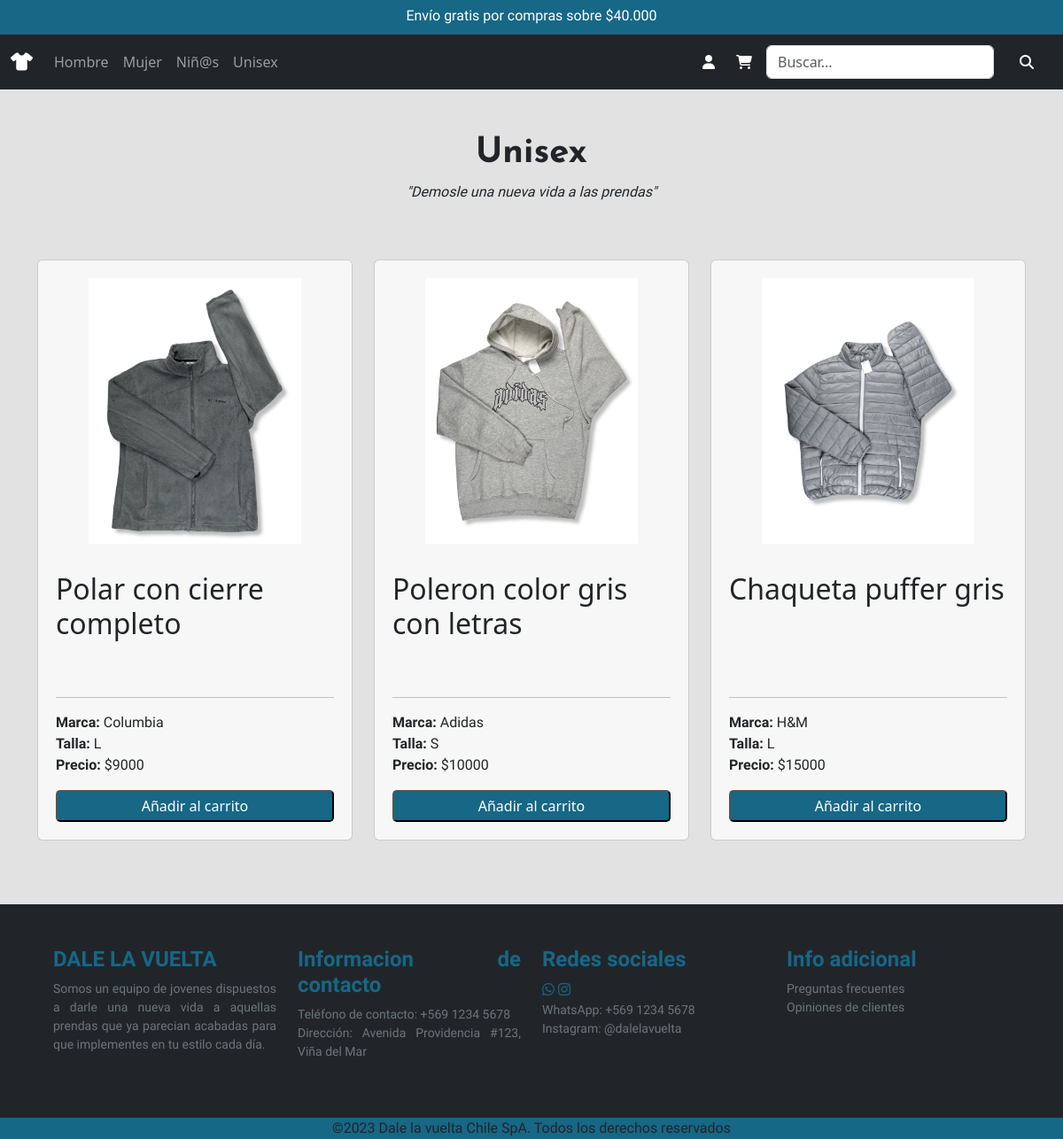
Screenshot of /unisex/ with the database file from the repository.
### venta/models.py (models this page shows, shortened)
class Producto(models.Model):
    id_producto     = models.BigAutoField(db_column='idProducto', primary_key=True)
    id_categoria    = models.ForeignKey('Categoria', on_delete=models.CASCADE, db_column='idCategoria')
    nombre          = models.CharField(max_length=25)
    marca           = models.CharField(max_length=25)
    descripcion     = models.CharField(max_length=200)
    talla           = models.CharField(max_length=4)
    precio          = models.IntegerField()
    stock           = models.IntegerField()
    imagen          = models.ImageField(upload_to='productos/', null=True)

### venta/views.py (the view)
# urls.py: path('unisex/',views.unisex_view,name='unisex'),
def unisex_view(request):
    prodUnisex = Producto.objects.filter(id_categoria="4")
    context = {"productos":prodUnisex}
    return render(request,"venta/unisex.html",context)

### venta/templates/venta/unisex.html (shortened to what this page needs)
{% load static %}
<!DOCTYPE html>
<html lang="es">
<head>
    <link href="https://cdn.jsdelivr.net/npm/bootstrap@5.3.0-alpha2/dist/css/bootstrap.min.css" rel="stylesheet">
    <link rel="stylesheet" href="{% static 'venta/css/style.css' %}">
</head>
<body>
    <section>
        <header>
            <div>
                <div id="header" class="carousel slide" data-bs-ride="carousel">
                    <div id="fuente-header" class="carousel-inner">
                        <div class="carousel-item active">
                            <h6 class="text-center p-1 pt-2">Envío gratis por compras sobre $40.000</h6>
                        </div>
                    </div>
                </div>
            </div>
            <div class="container-fluid p-0">
                <nav class="navbar navbar-expand-sm navbar-dark bg-dark">
                    <div class="container-fluid">
                        <a class="navbar-brand" href="{% url 'index' %}"><i class="fa-solid fa-shirt"></i></a>
                        <div class="collapse navbar-collapse" id="mynavbar">
                            <ul class="navbar-nav me-auto">
                                <li class="nav-item">
                                    <a class="nav-link" href="{% url 'hombre' %}" id="linkHombre">Hombre</a>
                                </li>
                                <li class="nav-item">
                                    <a class="nav-link" href="{% url 'mujer' %}" id="linkMujer">Mujer</a>
                                </li>
                                <li class="nav-item">
                                    <a class="nav-link" href="{% url 'infantil' %}" id="linkInfantil">Niñ@s</a>
                                </li>
                                <li class="nav-item">
                                    <a class="nav-link" href="{% url 'unisex' %}" id="linkUnisex">Unisex</a>
                                </li>
                            </ul>
                            <div class="d-flex align-items-center text-white">
                                {% if user.is_authenticated %}
                                    <p class="d-flex pt-3 me-2">¡Hola! {{user.username}}</p>
                                    <a class="rounded me-3" href="{% url 'usuario' %}"><i class="fa-solid fa-user p-2 text-white"></i></a>
                                    {% if user.is_staff %}
                                        <a class="rounded me-3" href="{% url 'producto_mod' %}"><i class="fa-solid fa-database text-white"></i></a>
                                    {% endif %}
                                {% else %}
                                    <a class="rounded me-2" href="{% url 'login' %}"><i class="fa-solid fa-user p-2 text-white"></i></a>
                                {% endif %}
                                <a class="rounded me-2" href="{% url 'carrito' %}"><i class="fa-solid fa-cart-shopping p-2 text-white"></i></a>
                            </div>
                            <form class="d-flex align-items-center" action="{% url 'producto_search' %}" method="GET">
                                <input class="form-control me-2" type="search" placeholder="Buscar..." name="prodbuscar">
                                <button type="submit" class="btn btn-dark">
                                    <i class="fa-solid fa-magnifying-glass p-2 text-white"></i>
                                </button>
                            </form>
                        </div>
                    </div>
                </nav>
            </div>
        </header>
        <div id="fuente-titulo" class="p-5 text-center">
            <h1 class="fw-bold fs">Unisex</h1>
            <p class="fst-italic">"Demosle una nueva vida a las prendas"</p>
        </div>
        <div class="container">
            <div class="row gy-4">
                {% for i in productos %}
                <div class="col-lg-4 col-md-6 col-sm-12">
                    <div class="producto card h-100 flex-column d-flex flex-grow-1">
                        <img src="{{i.imagen.url}}" width="240" height="300">
                        <br>
                        <h2 class="pt-2 ">{{i.nombre}}</h2>
                        <div class="mt-auto">
                            <hr>
                            <p class="mt-0 mb-0 fw-bold">Marca: <span class="fw-normal">{{i.marca}}</span></p>
                            <p class="mt-0 mb-0 fw-bold">Talla: <span class="fw-normal">{{i.talla}}</span></p>
                            <p class="mt-0 fw-bold">Precio: <span class="fw-normal">${{i.precio}}</span></p>
                            <button class="color-boton w-100 p-1">Añadir al carrito</button>
                        </div>
                    </div>
                </div>
                {% endfor %}
            </div>
        </div>
        <br>
        <br>
        <br>
        <footer id="fuente-footer" class="row p-5 ancho-total m-0">
            <div class="col-xs-12 col-md-6 col-lg-3">
                <h4 class="fw-bold">DALE LA VUELTA</h4>
                <p class="m-0 small text-secondary">Somos un equipo de jovenes dispuestos a darle una nueva vida a aquellas prendas que ya parecian acabadas para que implementes en tu estilo cada día.</p>
            </div>
            <div class="col-xs-12 col-md-6 col-lg-3">
                <h4 class="fw-bold">Informacion de contacto</h4>
                <p class="m-0 small text-secondary">Teléfono de contacto: +569 1234 5678</p>
                <p class="small text-secondary">Dirección: Avenida Providencia #123, Viña del Mar</p>
            </div>
            <div class="col-xs-12 col-md-6 col-lg-3">
                <h4 class="fw-bold">Redes sociales</h4>
                <i id="animacion" class="fa-brands fa-whatsapp pe-1 animacion"></i><i class="fa-brands fa-instagram animacion"></i>
                <p class="m-0 small text-secondary">WhatsApp: +569 1234 5678</p>
                <p class="small text-secondary">Instagram: @dalelavuelta</p>
            </div>
            <div class="col-xs-12 col-md-6 col-lg-3">
                <h4 class="fw-bold">Info adicional</h4>
                <p class="m-0 small text-secondary animacion">Preguntas frecuentes</p>
                <p class="small text-secondary animacion">Opiniones de clientes</p>
            </div>
        </footer>
        <div class="container-fluid text-center color-footer">
            <p class="m-0">©2023 Dale la vuelta Chile SpA. Todos los derechos reservados</p>
        </div>
    </section>
</body>
</html>

### venta/static/venta/CSS/style.css (style rules this page uses)
* { margin: 0; }
body { background-color: #e2e2e2; width: 100%; }
header { background-color: #176786; height: 15%; width: 100%; }
footer { background-color: #212529; height: 10%; }
p { font-family: 'Assistant', sans-serif; }
#fuente-header { font-family: 'Signika', sans-serif; color: #ffffff; }
#fuente-titulo { font-family: 'Josefin Sans', sans-serif; }
#fuente-footer { font-family: 'Signika', sans-serif; color: #176786; text-align: justify; }
.color-footer { background-color: #176786; }
.ancho-total { width: 100%; }
.color-boton { background-color: #176786; color: #ffffff; border-radius: 5px; }
.producto { flex-basis: calc(50% - 20px); margin-bottom: 40px; background-color: #f7f7f7; padding: 20px; box-sizing: border-box; }
.producto img { display: block; margin: 0 auto; }

### rows the page displays
Producto: imagen (picture), nombre "Polar con cierre completo", marca "Columbia", talla "L", precio "9000"
Producto: imagen (picture), nombre "Poleron color gris con letras", marca "Adidas", talla "S", precio "10000"
Producto: imagen (picture), nombre "Chaqueta puffer gris", marca "H&M", talla "L", precio "15000"
